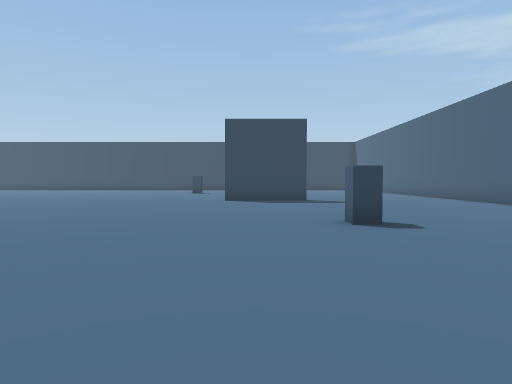
view 1 (above)

24 first-person views from a walk through a scene from a Unity 3-D project. The camera is 1.5 m above the floor, tilts 2° down and sees 75° across. The floor is counted in squares, 2 m on a side. Each view is taken from the middle of a square. On the plan, view 1 faces up. The plan holds only what a view shows up to about 11 squares ahead; the rest is blank. The place goes on beyond the plan. The player is left out. Some surface patterns are stand-ins.

view 2
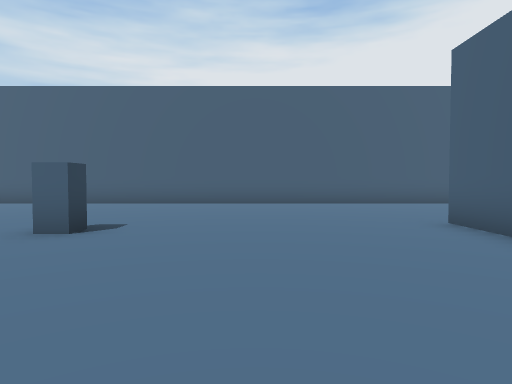

view 3
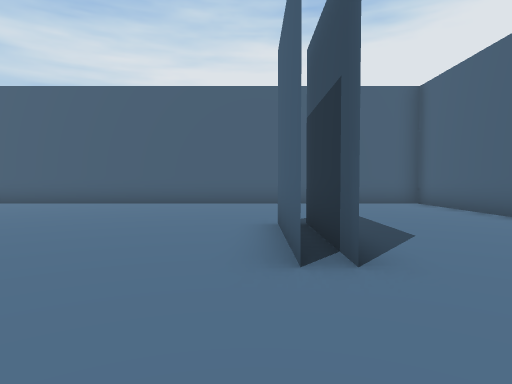

view 4
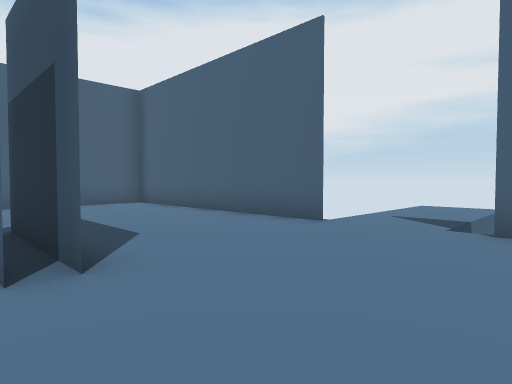

view 5
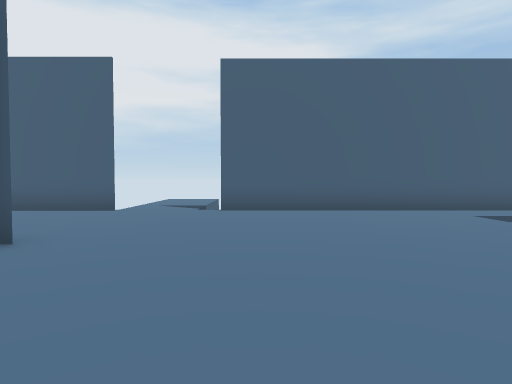

view 6
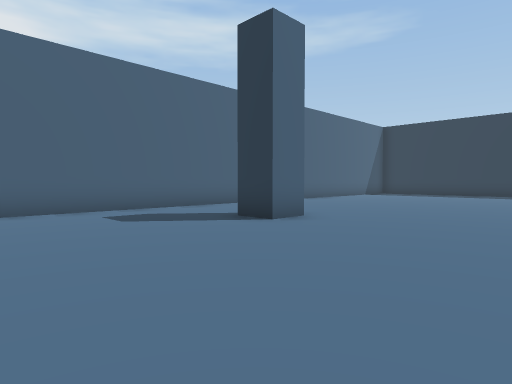

view 7
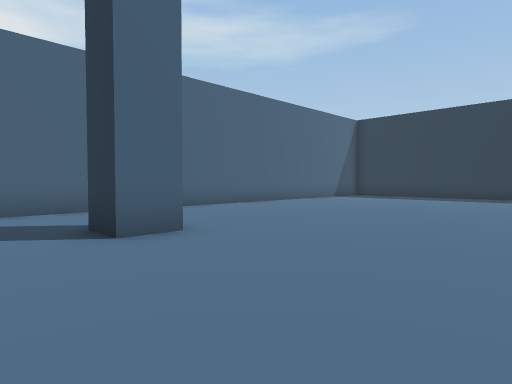

view 8
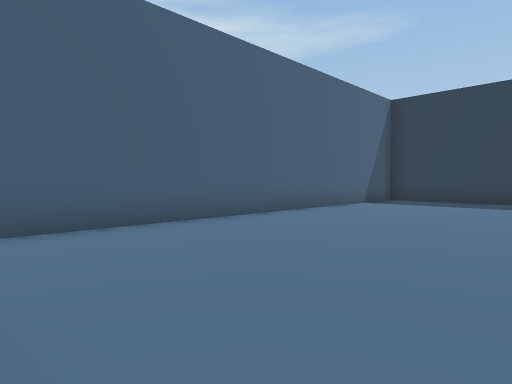

view 9
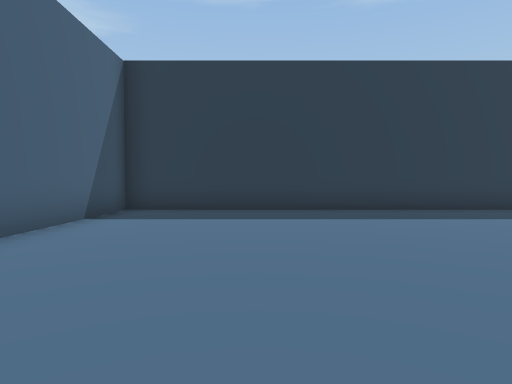

view 10
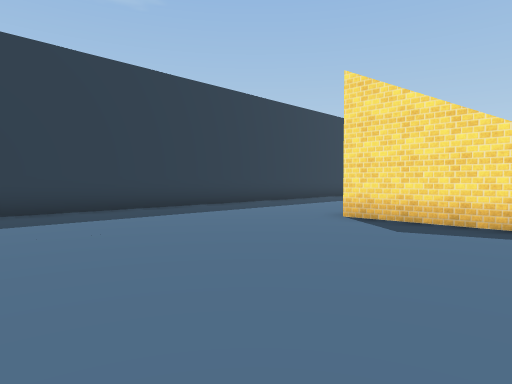

view 11
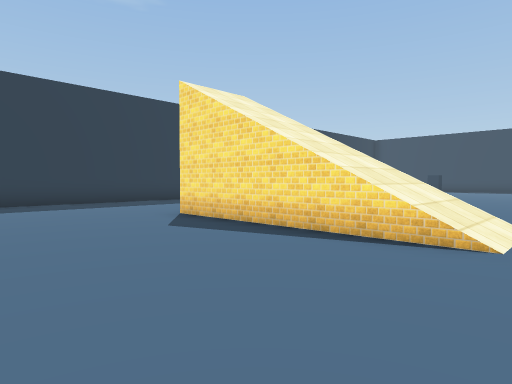

view 12
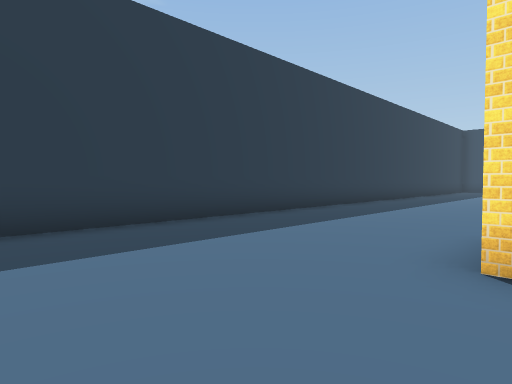

view 13
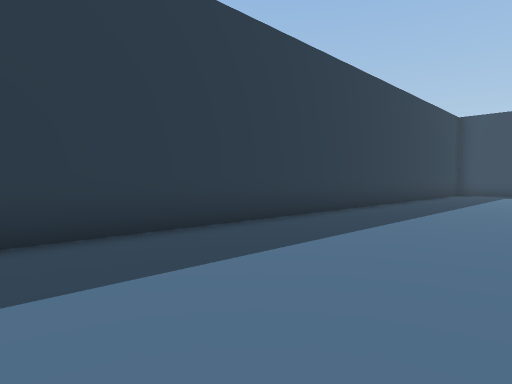

view 14
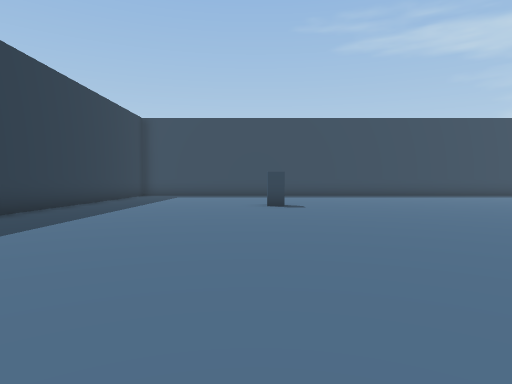

view 15
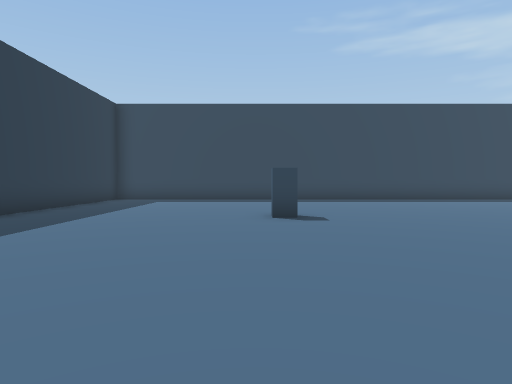

view 16
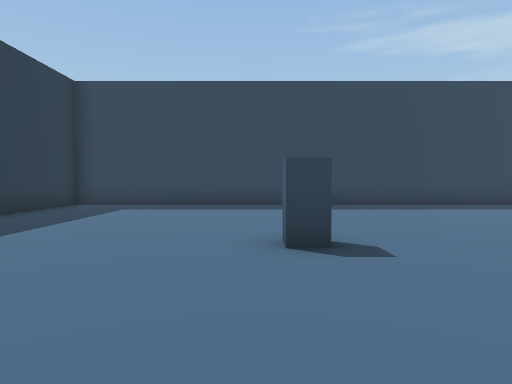

view 17
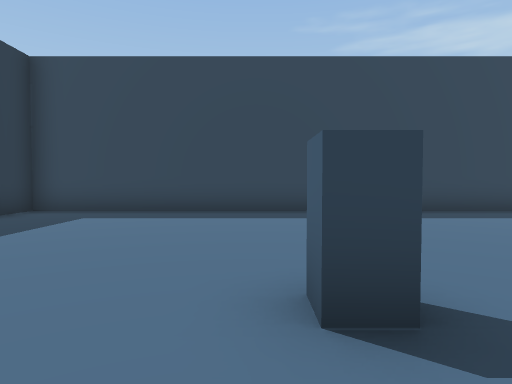

view 18
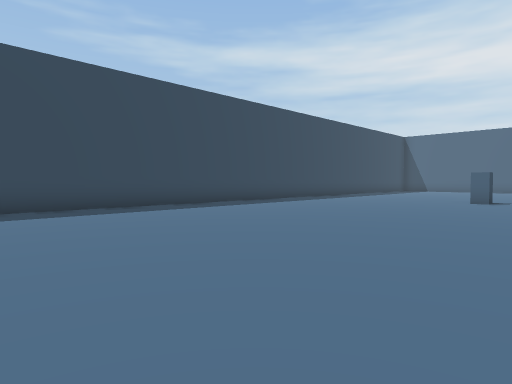

view 19
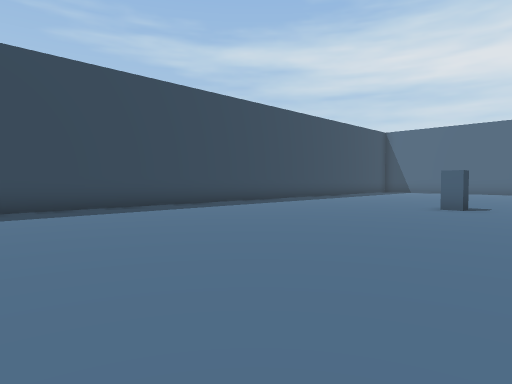

view 20
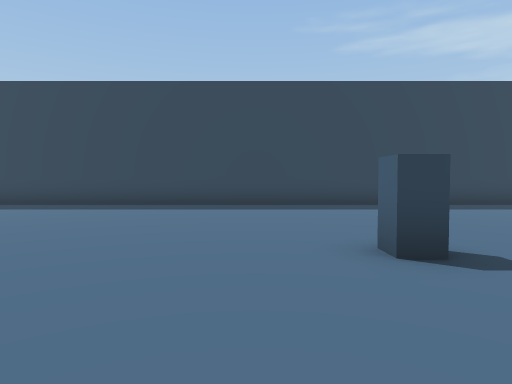

view 21
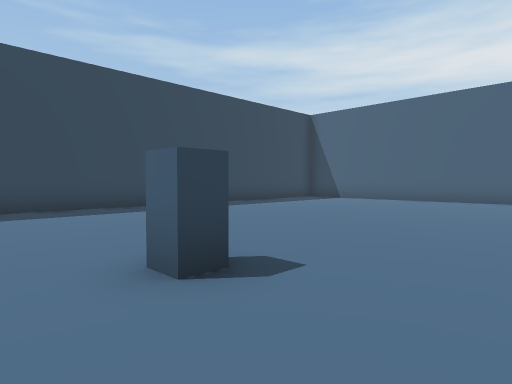

view 22
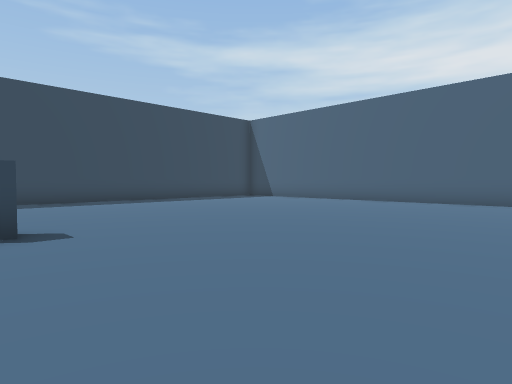

view 23
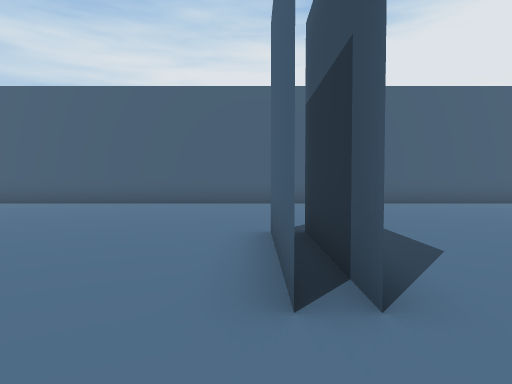

view 24
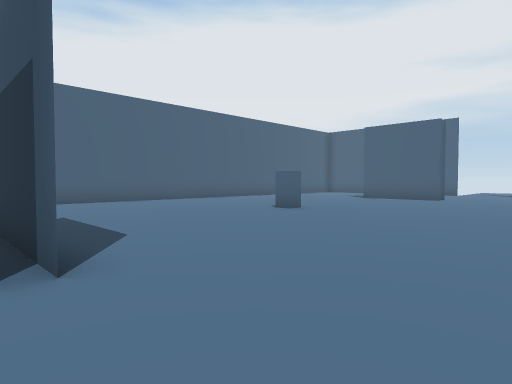

### Floor plan
Points are (right, up) in squares from view 1. A wall is a line through its corners. A room is listed if a view was taken in it or the views show most of it. See-through windows are left out.
Room 1 (views 1, 2, 3, 4, 5, 6, 7, 8, 9, 10, 11, 12, 13, 14, 15, 16, 17, 18, 19, 20, 21, 22, 23, 24)
walls: (-1.3, 12.3) (1.9, 12.3); (-1.3, 12.8) (1.7, 12.8); (-10.9, -1.3) (-9.8, -1.3) (-9.8, -2.4); (-0.3, -0.4) (2.9, -0.4); (-0.3, -0.9) (2.9, -0.9); (0.5, -5.3) (7.7, -5.3) (7.7, 21.2); (2.9, 26.2) (-23.5, 26.2) (-23.5, -5.3) (-2.1, -5.3)
objects: other object (-17, 20); other object (-3, 19); other object (2, 6)

Positions as (right, up) in squares from view 1, and headings:
1: (0, 0), facing up
2: (-3, 3), facing right
3: (-3, 0), facing right
4: (-3, 0), facing down-right
5: (-3, 3), facing down
6: (-5, 3), facing down-left
7: (-8, 3), facing down-left
8: (-11, 0), facing down-left
9: (-15, -2), facing left
10: (-15, 0), facing up-left
11: (-12, 2), facing up-left
12: (-18, 3), facing up-left
13: (-19, 8), facing up-left
14: (-18, 10), facing up
15: (-18, 13), facing up
16: (-18, 16), facing up
17: (-18, 18), facing up
18: (-16, 17), facing up-right
19: (-13, 17), facing up-right
20: (-5, 16), facing up
21: (-5, 17), facing up-right
22: (-4, 14), facing up-right
23: (-3, 13), facing right
24: (-4, 13), facing down-right
